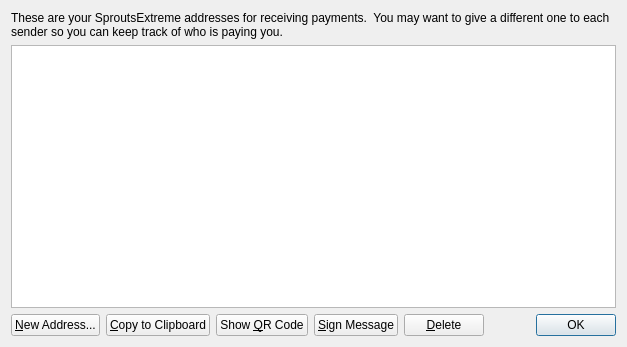
<?xml version="1.0" encoding="UTF-8"?>
<ui version="4.0">
 <class>AddressBookPage</class>
 <widget class="QWidget" name="AddressBookPage">
  <property name="geometry">
   <rect>
    <x>0</x>
    <y>0</y>
    <width>627</width>
    <height>347</height>
   </rect>
  </property>
  <property name="windowTitle">
   <string>Address Book</string>
  </property>
  <layout class="QVBoxLayout" name="verticalLayout">
   <item>
    <widget class="QLabel" name="labelExplanation">
     <property name="text">
      <string>These are your SproutsExtreme addresses for receiving payments.  You may want to give a different one to each sender so you can keep track of who is paying you.</string>
     </property>
     <property name="textFormat">
      <enum>Qt::AutoText</enum>
     </property>
     <property name="wordWrap">
      <bool>true</bool>
     </property>
    </widget>
   </item>
   <item>
    <widget class="QTableView" name="tableView">
     <property name="toolTip">
      <string>Double-click to edit address or label</string>
     </property>
     <property name="alternatingRowColors">
      <bool>true</bool>
     </property>
     <property name="selectionMode">
      <enum>QAbstractItemView::SingleSelection</enum>
     </property>
     <property name="selectionBehavior">
      <enum>QAbstractItemView::SelectRows</enum>
     </property>
     <property name="sortingEnabled">
      <bool>true</bool>
     </property>
     <attribute name="verticalHeaderVisible">
      <bool>false</bool>
     </attribute>
    </widget>
   </item>
   <item>
    <layout class="QHBoxLayout" name="horizontalLayout">
     <item>
      <widget class="QPushButton" name="newAddressButton">
       <property name="toolTip">
        <string>Create a new address</string>
       </property>
       <property name="text">
        <string>&amp;New Address...</string>
       </property>
       <property name="icon">
        <iconset resource="../bitcoin.qrc">
         <normaloff>:/icons/add</normaloff>:/icons/add</iconset>
       </property>
      </widget>
     </item>
     <item>
      <widget class="QPushButton" name="copyToClipboard">
       <property name="toolTip">
        <string>Copy the currently selected address to the system clipboard</string>
       </property>
       <property name="text">
        <string>&amp;Copy to Clipboard</string>
       </property>
       <property name="icon">
        <iconset resource="../bitcoin.qrc">
         <normaloff>:/icons/editcopy</normaloff>:/icons/editcopy</iconset>
       </property>
      </widget>
     </item>
     <item>
      <widget class="QPushButton" name="showQRCode">
       <property name="text">
        <string>Show &amp;QR Code</string>
       </property>
       <property name="icon">
        <iconset resource="../bitcoin.qrc">
         <normaloff>:/images/qrcode</normaloff>:/images/qrcode</iconset>
       </property>
      </widget>
     </item>
     <item>
      <widget class="QPushButton" name="signMessage">
       <property name="toolTip">
        <string>Sign a message to prove you own this address</string>
       </property>
       <property name="text">
        <string>&amp;Sign Message</string>
       </property>
       <property name="icon">
        <iconset resource="../bitcoin.qrc">
         <normaloff>:/icons/edit</normaloff>:/icons/edit</iconset>
       </property>
      </widget>
     </item>
     <item>
      <widget class="QPushButton" name="deleteButton">
       <property name="toolTip">
        <string>Delete the currently selected address from the list. Only sending addresses can be deleted.</string>
       </property>
       <property name="text">
        <string>&amp;Delete</string>
       </property>
       <property name="icon">
        <iconset resource="../bitcoin.qrc">
         <normaloff>:/icons/remove</normaloff>:/icons/remove</iconset>
       </property>
      </widget>
     </item>
     <item>
      <spacer name="horizontalSpacer">
       <property name="orientation">
        <enum>Qt::Horizontal</enum>
       </property>
       <property name="sizeHint" stdset="0">
        <size>
         <width>40</width>
         <height>20</height>
        </size>
       </property>
      </spacer>
     </item>
     <item>
      <widget class="QDialogButtonBox" name="buttonBox">
       <property name="sizePolicy">
        <sizepolicy hsizetype="Maximum" vsizetype="Fixed">
         <horstretch>0</horstretch>
         <verstretch>0</verstretch>
        </sizepolicy>
       </property>
       <property name="standardButtons">
        <set>QDialogButtonBox::Ok</set>
       </property>
      </widget>
     </item>
    </layout>
   </item>
  </layout>
 </widget>
 <resources>
  <include location="../bitcoin.qrc"/>
 </resources>
 <connections/>
</ui>
